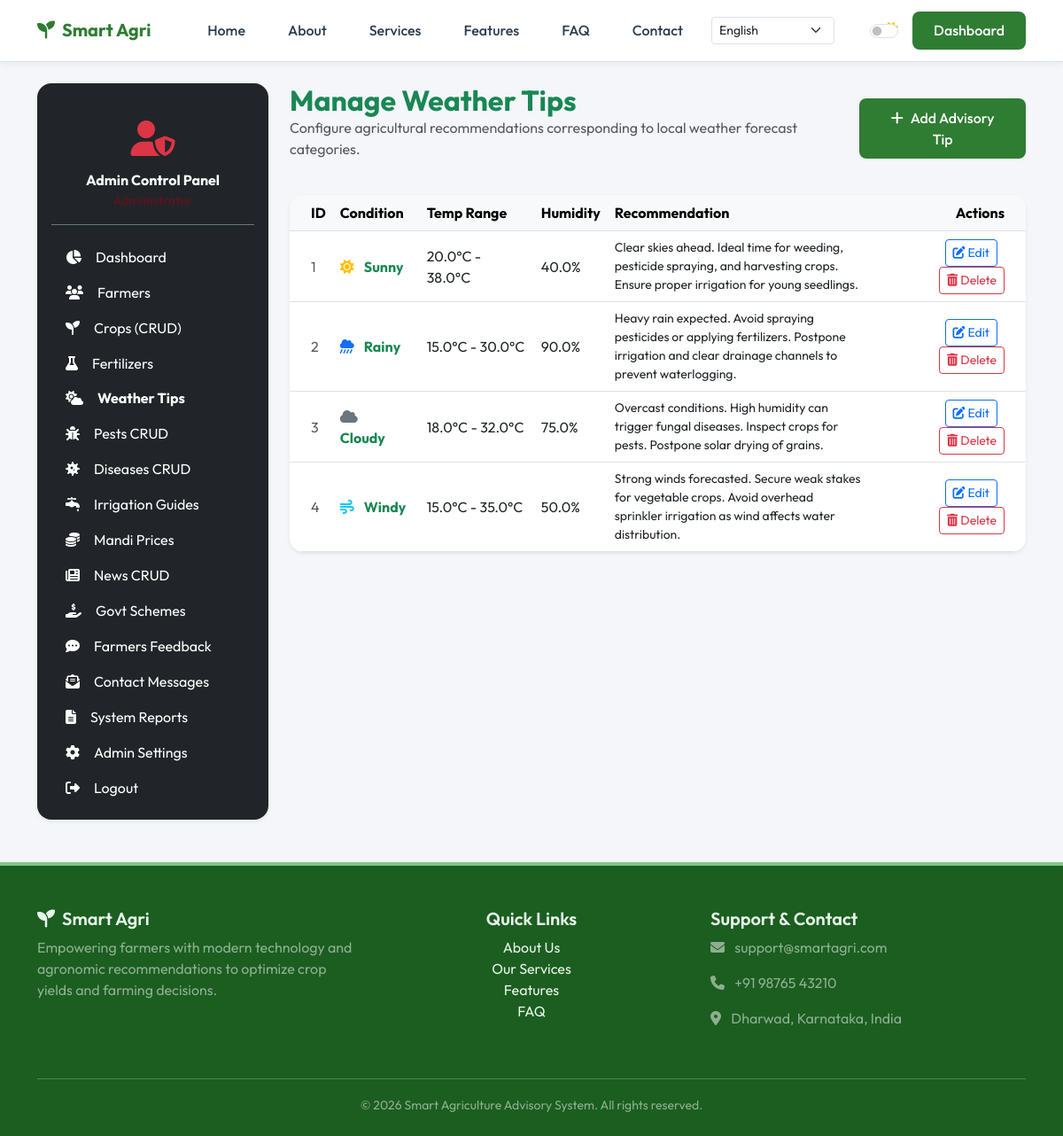
The app's page /admin/weather-tips (signed in) with its own data.
### app/models.py (models this page shows)
class Weather(db.Model):
    __tablename__ = 'weather'
    id = db.Column(db.Integer, primary_key=True)
    weather_condition = db.Column(db.String(50), nullable=False)  # Sunny, Rainy, Cloudy, Stormy, Wind
    temp_min = db.Column(db.Float, nullable=False)
    temp_max = db.Column(db.Float, nullable=False)
    humidity = db.Column(db.Float, nullable=False)
    recommendation = db.Column(db.Text, nullable=False)  # Tips for farmers

### app/routes/admin.py (the view, shortened to what this page needs)
@admin_bp.route('/weather-tips', methods=['GET', 'POST'])
@admin_required
def manage_weather():
    tips = Weather.query.all()
    return render_template('admin/weather.html', tips=tips)

### app/__init__.py (called while the page is built)
@login_manager.user_loader
def load_user(user_id):
    role = session.get('user_role')
    if role == 'admin':
        return Admin.query.get(int(user_id))
    return User.query.get(int(user_id))

### app/routes/admin.py (called while the page is built)
def admin_required(f):
    @wraps(f)
    def decorated_function(*args, **kwargs):
        if not current_user.is_authenticated or session.get('user_role') != 'admin':
            flash('Access restricted to Administrators. Please log in.', 'danger')
            return redirect(url_for('public.admin_login'))
        return f(*args, **kwargs)
    return decorated_function

### app/templates/admin/weather.html (shortened to what this page needs)
{% extends 'admin_base.html' %}
{% block admin_content %}
<div class="row">
    <div class="col-12 d-flex justify-content-between align-items-center mb-4">
        <div>
            <h2 class="fw-bold mb-0 text-success">Manage Weather Tips</h2>
            <p class="text-muted">Configure agricultural recommendations corresponding to local weather forecast categories.</p>
        </div>
        <button class="btn btn-primary-custom" data-bs-toggle="collapse" data-bs-target="#addWeatherCollapse">
            <i class="fas fa-plus me-2"></i>Add Advisory Tip
        </button>
    </div>
    <div class="col-12">
        <div class="card card-custom border-0 shadow-sm">
            <div class="table-responsive">
                <table class="table table-hover align-middle mb-0">
                    <thead class="table-light">
                        <tr>
                            <th class="ps-4">ID</th>
                            <th>Condition</th>
                            <th>Temp Range</th>
                            <th>Humidity</th>
                            <th>Recommendation</th>
                            <th class="pe-4 text-end">Actions</th>
                        </tr>
                    </thead>
                    <tbody>
                        {% if tips %}
                            {% for t in tips %}
                            <tr>
                                <td class="ps-4 text-muted">{{ t.id }}</td>
                                <td class="fw-bold text-success">
                                    {% if t.weather_condition == 'Sunny' %}<i class="fas fa-sun text-warning me-2"></i>{% elif t.weather_condition == 'Rainy' %}<i class="fas fa-cloud-showers-heavy text-primary me-2"></i>{% elif t.weather_condition == 'Cloudy' %}<i class="fas fa-cloud text-secondary me-2"></i>{% else %}<i class="fas fa-wind text-info me-2"></i>{% endif %}
                                    {{ t.weather_condition }}
                                </td>
                                <td>{{ t.temp_min }}°C - {{ t.temp_max }}°C</td>
                                <td>{{ t.humidity }}%</td>
                                <td class="small text-truncate-3" style="max-width: 300px;">{{ t.recommendation }}</td>
                                <td class="pe-4 text-end">
                                    <button class="btn btn-sm btn-outline-primary me-2" data-bs-toggle="modal" data-bs-target="#editWeatherModal{{ t.id }}">
                                        <i class="fas fa-edit"></i> Edit
                                    </button>
                                    <a href="{{ url_for('admin.delete_weather', id=t.id) }}" class="btn btn-sm btn-outline-danger btn-delete-confirm" data-confirm-message="Are you sure you want to delete this weather advisory?">
                                        <i class="fas fa-trash-alt"></i> Delete
                                    </a>
                                </td>
                            </tr>
                            {% endfor %}
                        {% else %}
                            <tr>
                                <td colspan="6" class="text-center py-4 text-muted">No weather advisories configured.</td>
                            </tr>
                        {% endif %}
                    </tbody>
                </table>
            </div>
        </div>
    </div>
</div>
{% endblock %}

### app/static/css/style.css (style rules this page uses)
:root { --primary-color: #2e7d32; --primary-dark: #1b5e20; --primary-light: #81c784; --accent-color: #4caf50; --accent-light: #e8f5e9; --body-bg: #f4f6f9; --card-bg: #ffffff; --text-color: #2c3e50; --text-muted: #6c757d; --border-color: #dee2e6; --sidebar-bg: #1e4620; --sidebar-text: #ffffff; --sidebar-hover: #2e7d32; --sidebar-active: #388e3c; --header-bg: #ffffff; --footer-bg: #1b5e20; --footer-text: #e8f5e9; }
body { background-color: var(--body-bg); color: var(--text-color); font-family: 'Outfit', sans-serif; transition: background-color 0.3s ease, color 0.3s ease; display: flex; flex-direction: column; min-height: 100vh; }
h1, h2, h3, h4, h5, h6 { font-family: 'Outfit', sans-serif; font-weight: 600; }
.btn-primary-custom { background-color: var(--primary-color); color: white !important; border: none; font-weight: 500; border-radius: 8px; padding: 0.6rem 1.5rem; transition: all 0.3s ease; }
.card-custom { background-color: var(--card-bg); border: 1px solid var(--border-color); border-radius: 16px; box-shadow: 0 4px 20px rgba(0,0,0,0.02); transition: transform 0.3s ease, box-shadow 0.3s ease, border-color 0.3s ease; overflow: hidden; }

### records on screen
Weather: id "1", weather_condition "Sunny", temp_min "20.0", temp_max "38.0", humidity "40.0", recommendation "Clear skies ahead. Ideal time for weeding, pesticide spraying, and harvesting crops. Ensure proper irrigation for young seedlings."
Weather: id "2", weather_condition "Rainy", temp_min "15.0", temp_max "30.0", humidity "90.0", recommendation "Heavy rain expected. Avoid spraying pesticides or applying fertilizers. Postpone irrigation and clear drainage channels to prevent waterlogging."
Weather: id "3", weather_condition "Cloudy", temp_min "18.0", temp_max "32.0", humidity "75.0", recommendation "Overcast conditions. High humidity can trigger fungal diseases. Inspect crops for pests. Postpone solar drying of grains."
Weather: id "4", weather_condition "Windy", temp_min "15.0", temp_max "35.0", humidity "50.0", recommendation "Strong winds forecasted. Secure weak stakes for vegetable crops. Avoid overhead sprinkler irrigation as wind affects water distribution."
